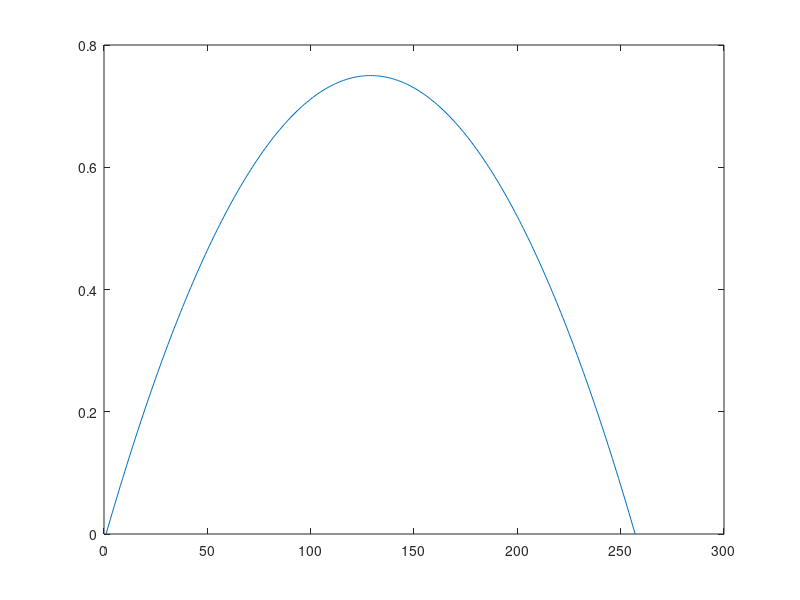

MATLAB code to generate this figure:
% 
% LUT = zeros(64,64,3);
% % 
% % cube = zeros(8,8,3);
% % for i = 1 : 8
% %     for j = 1:8
% %         cube(i,j,1) = i / 8;
% %          cube(i,j,2)= j / 8;
% %     end
% % end
% % for i = 1 : 8
% %     for j = 1:8
% %         currentCube = cube;
% %         currentCube(:,:,3) = ((i-1)*8 + j)/64;
% %         LUT((i-1)*8 + 1:i*8,(j-1)*8 + 1:j*8,:) = currentCube;
% %     end
% % end 
% % % figure; imshow(LUT);
% % % imwrite(LUT,'identityLUT.png')
% LUT = rgb2hsv(im2double(imread('identityLUT.png')));
% % LUTVec = zeros(8,64*8,3);
% % for i = 1 : 8
% %     for j = 1:8
% %         currentCube = LUT((i-1)*8 + 1:i*8,(j-1)*8 + 1:j*8,:);
% %         LUTVec(:,(64*(j-1) + 1) + (i-1)*8 + 1: 64*(j-1) + 1 + i*8, :) = currentCube;
% %     end
% % end 
% % figure; imshow(LUTVec(:,:,2));
% LUTS = LUT(:,:,2);
% [LUTSsorted, I] = sort(reshape(LUTS,1,64*64));
% 
% LUT50Vibrance = rgb2hsv(im2double(imread('identityLUT5.png')));
% LUT100Vibrance = rgb2hsv(im2double(imread('identityLUT10.png')));
% diff = LUT100Vibrance(:,:,2) - LUTS;
% diffReshaped = reshape(diff,1,64*64);
% diffReshapedSorted = diffReshaped(I);
% lutSampled = zeros(1,256);
% index = 1;
% for i = 1 : 16 : 4096
%     lutSampled(1,index) = diffReshapedSorted(1,i);
%     index = index + 1;
% end
% lutSampled = smooth(lutSampled, 40);
% figure; plot(lutSampled);
% figure;
% ax1 = subplot(1,2,1); imshow(LUTS);
% ax2 = subplot(1,2,2); imshow(diff);
% linkaxes([ax1 ax2],'xy')
% 
% 
% figure; imshow(LUT50Vibrance-LUT);
% figure; imshow(LUT100Vibrance-LUT);
x = 0 : 1/256 : 1;
x = (0.25 -(x - 0.5).^2) * 3;
% x = repmat(x, [1,1,3])
% imwrite(x,'vibranceLUT.png');
figure(1); plot(x);


% imwrite(x,'vibranceLUT.png');
